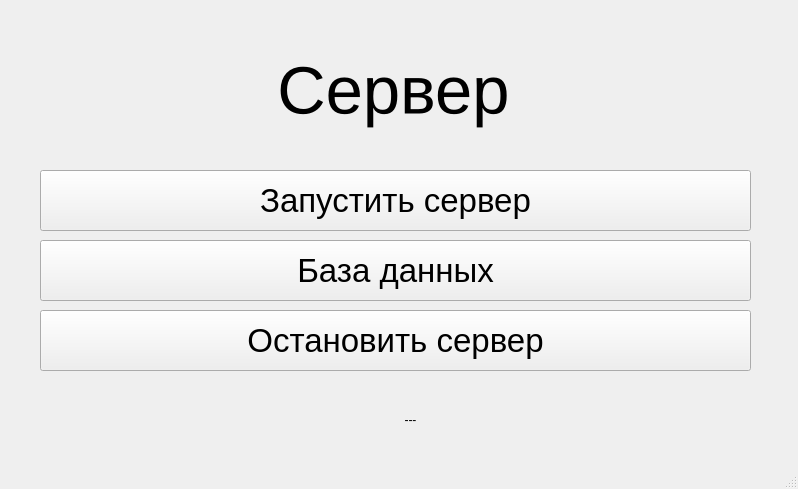
<?xml version="1.0" encoding="UTF-8"?>
<ui version="4.0">
 <class>MainWindow</class>
 <widget class="QMainWindow" name="MainWindow">
  <property name="geometry">
   <rect>
    <x>0</x>
    <y>0</y>
    <width>798</width>
    <height>489</height>
   </rect>
  </property>
  <property name="windowTitle">
   <string>MainWindow</string>
  </property>
  <widget class="QWidget" name="centralwidget">
   <widget class="QPushButton" name="Button1">
    <property name="geometry">
     <rect>
      <x>40</x>
      <y>170</y>
      <width>711</width>
      <height>61</height>
     </rect>
    </property>
    <property name="font">
     <font>
      <pointsize>25</pointsize>
     </font>
    </property>
    <property name="text">
     <string>Запустить сервер</string>
    </property>
   </widget>
   <widget class="QPushButton" name="Button2">
    <property name="geometry">
     <rect>
      <x>40</x>
      <y>240</y>
      <width>711</width>
      <height>61</height>
     </rect>
    </property>
    <property name="font">
     <font>
      <pointsize>25</pointsize>
     </font>
    </property>
    <property name="text">
     <string>База данных</string>
    </property>
   </widget>
   <widget class="QLabel" name="label">
    <property name="geometry">
     <rect>
      <x>240</x>
      <y>30</y>
      <width>381</width>
      <height>121</height>
     </rect>
    </property>
    <property name="font">
     <font>
      <pointsize>50</pointsize>
     </font>
    </property>
    <property name="text">
     <string>  Сервер</string>
    </property>
   </widget>
   <widget class="QLabel" name="labelStatus">
    <property name="geometry">
     <rect>
      <x>190</x>
      <y>410</y>
      <width>441</width>
      <height>20</height>
     </rect>
    </property>
    <property name="text">
     <string>---</string>
    </property>
    <property name="alignment">
     <set>Qt::AlignCenter</set>
    </property>
   </widget>
   <widget class="QPushButton" name="Button3">
    <property name="geometry">
     <rect>
      <x>40</x>
      <y>310</y>
      <width>711</width>
      <height>61</height>
     </rect>
    </property>
    <property name="font">
     <font>
      <pointsize>25</pointsize>
     </font>
    </property>
    <property name="text">
     <string>Остановить сервер</string>
    </property>
   </widget>
  </widget>
  <widget class="QMenuBar" name="menubar">
   <property name="geometry">
    <rect>
     <x>0</x>
     <y>0</y>
     <width>798</width>
     <height>25</height>
    </rect>
   </property>
  </widget>
  <widget class="QStatusBar" name="statusbar"/>
 </widget>
 <resources/>
 <connections/>
</ui>
